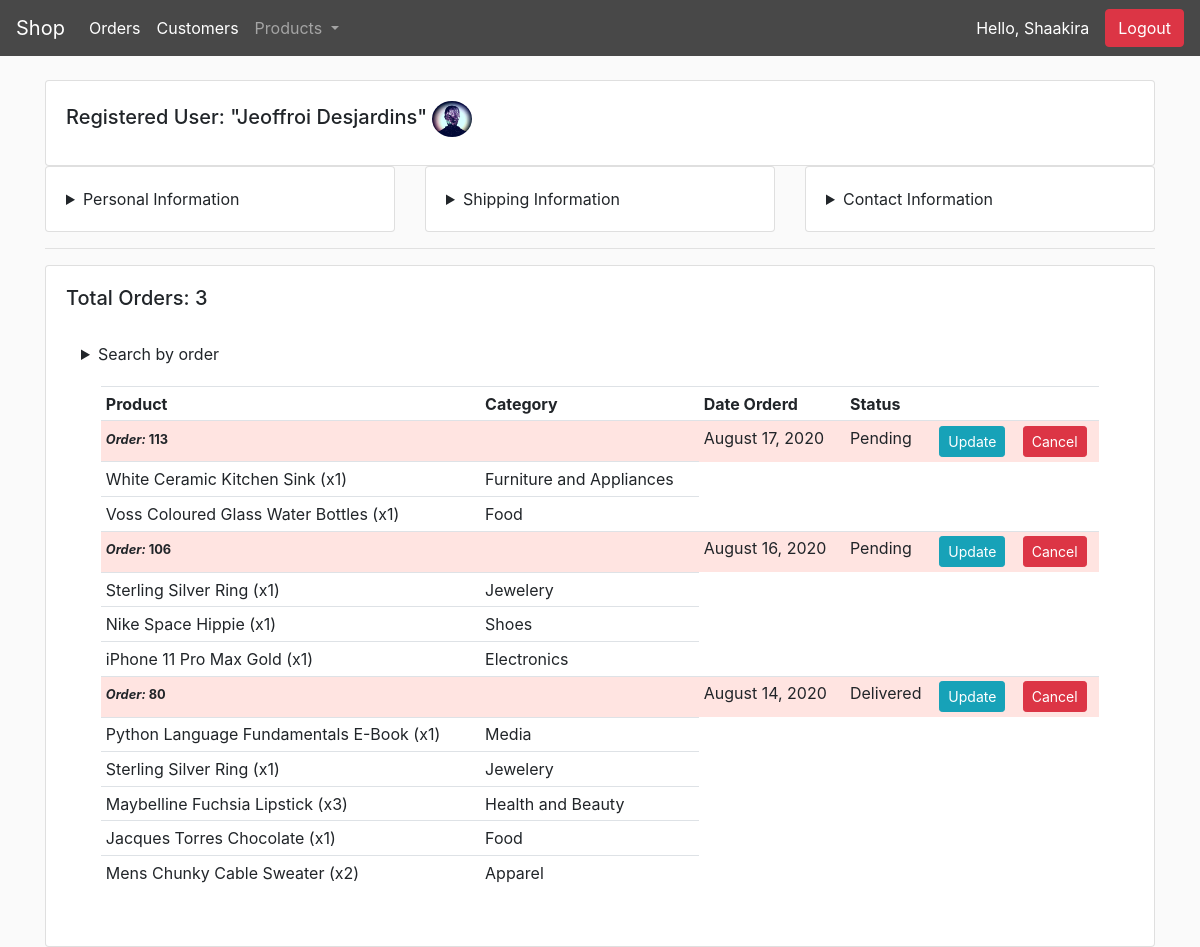
The app's page /staff/customers/registered/4/ (signed in) with its own data.
### store/models.py (models this page shows, shortened)
class Customer(models.Model):
	user = models.OneToOneField(User, null=True, blank=True, on_delete=models.CASCADE)
	first_name = models.CharField(max_length=200, null=True)
	last_name = models.CharField(max_length=200, null=True)
	is_user = models.BooleanField(default=False, null=True, blank=True)
	email = models.EmailField(max_length=254)
	phone = models.CharField(max_length=500, null=True)
	profile_pic = models.ImageField(null=True, blank=True)
	@property
	def imageURL(self):
		try:
			url = self.profile_pic.url
		except:
			url = '/static/images/avatar-placeholder.png'
		print('URL:', url)
		return url

class Order(models.Model):
	STATUS = (
		('Pending', 'Pending'),
		('Out for delivery', 'Out for delivery'),
		('Delivered', 'Delivered'),
		)
	customer = models.ForeignKey(Customer, on_delete=models.CASCADE, null=True, blank=True)
	date_ordered = models.DateTimeField(auto_now_add=True)
	complete = models.BooleanField(default=False)
	transaction_id = models.CharField(max_length=100, null=True)
	status = models.CharField(max_length=200, null=True, choices=STATUS)
	@property
	def get_orderItems(self):
		orderitems = self.orderitem_set.all()
		return orderitems

class OrderItem(models.Model):
	product = models.ForeignKey(Product, on_delete=models.CASCADE, null=True)
	order = models.ForeignKey(Order, on_delete=models.SET_NULL, null=True)
	quantity = models.IntegerField(default=0, null=True, blank=True)
	date_added = models.DateTimeField(auto_now_add=True)

class Product(models.Model):
	name = models.CharField(max_length=200)
	description = models.TextField()
	featured = models.ImageField(null=True)
	price = models.DecimalField(max_digits=100, decimal_places=2,null=True)
	digital = models.BooleanField(default=False,null=True, blank=True)
	date_created = models.DateTimeField(auto_now_add=True, null=True)
	category = models.ForeignKey(Category, null=True, blank=True, on_delete=models.SET_NULL, related_name="category")
	tag = models.ManyToManyField(Tag, blank=True, related_name="tags")
	in_cart = models.BooleanField(default=False,null=True, blank=True)
	in_fav = models.BooleanField(default=False,null=True, blank=True)
	def __str__(self):
		return self.name

class Category(models.Model):
	name = models.CharField(max_length=200)
	def __str__(self):
		return self.name

### staff/views.py (the view)
# urls.py: path('staff/customers/registered/<str:pk>/', views.registered_profile, name="registered-profile"),
@staff_member_required(login_url='staff:login')
def registered_profile(request, pk):
    user = User.objects.get(id=pk)
    customer = Customer.objects.get(user=user)
    try:
        orders = customer.order_set.filter(complete=True).order_by('-id')
        count = orders.count()
        address = ShippingAddress.objects.filter(customer=customer).last()
        filterOrderC = OrderFilterC(request.GET, queryset=orders)
        orders = filterOrderC.qs
    except:
        orders = {}
        count = 0
        address = {},
        filterOrderC = {}
        filterItem = {}
    context = {
        'user': user,
        'customer': customer,
        'count': count,
        'orders': orders,
        'address': address,
        'filterOrderC': filterOrderC
    }
    return render(request, 'staff/registered_profile.html', context)

### staff/templates/staff/registered_profile.html (shortened to what this page needs)
{% extends 'staff/layout.html' %}
{% load static %}
{% block body %}
    <div class="row">
        <div class="col-md-12">
            <div class="card card-body">
                <h5>Registered User: "{{ user.first_name }} {{ user.last_name }}"
                    <img style="width: 2em; border-radius: 50%; margin-right: 0.5em;" src="{{ user.customer.imageURL }}">
                </h5>
            </div>
        </div>
        <div class="col-md">
            <div class="card card-body">
                <details>
                    <summary>Personal Information</summary>
                </details>
            </div>
        </div>
        {% if count != 0 %}
            <div class="col-md">
                <div class="card card-body">
                    <details>
                        <summary>Shipping Information</summary>
                    </details>
                </div>
            </div>
        {% endif %}
        <div class="col-md">
            <div class="card card-body">
                <details>
                    <summary>Contact Information</summary>
                </details>
            </div>
        </div>
    </div>
    <hr>
    <div class="row">
        <div class="col-md-12">
            <div class="card card-body">
                <h5>Total Orders: {{ count }}</h5>
                {% if count != 0 %}
                    <br>
                    <div class="col">
                        <details>
                            <summary>Search by order</summary>
                        </details>
                    </div>
                    <div class="col-md">
                        <div style="border: none;" class="card card-body">
                            <table class="table table-sm">
                                <tr>
                                    <th>Product</th>
                                    <th>Category</th>
                                    <th>Date Orderd</th>
                                    <th>Status</th>
                                    <th></th>
                                    <th></th>
                                </tr>
                                {% for order in orders %}
                                    <tr style="background-color:#FFE4E1;">
                                        <td>
                                            <small>
                                                <strong>
                                                    <i>Order: </i>{{ order.id }}
                                                </strong>
                                            </small>
                                        </td>
                                        <td></td>
                                        <td>{{order.date_ordered|date:"F d, Y"}}</td>
                                        <td>{{order.status}}</td>
                                        <td><a class="btn btn-sm btn-info" href="{% url 'staff:update-order' order.id %}">Update</a></td>
                                        <td><a class="btn btn-sm btn-danger" href="{% url 'staff:delete-order' order.id %}">Cancel</a></td>
                                    </tr>
                                    {% for item in order.get_orderItems %}
                                        <tr>
                                            <td>{{item.product}} (x{{item.quantity}})</td>
                                            <td>{{item.product.category}}</td>
                                        </tr>
                                    {% endfor %}
                            {% endfor %}
                            </table>
                        </div>
                    </div>
                {% endif %}
            </div>
        </div>
    </div>
{% endblock %}

### staff/templates/staff/layout.html (shortened to what this page needs)
<!DOCTYPE html>
{% load static %}
<html>
    <head>
        <link rel="stylesheet" href="https://stackpath.bootstrapcdn.com/bootstrap/4.5.2/css/bootstrap.min.css">
        <link rel="stylesheet" type="text/css" href="{% static 'staff/css/staff_main.css' %}">
    </head>
    <body>
        <nav class="navbar sticky-top navbar-expand-lg navbar-dark bg-dark">
            <a class="navbar-brand" href="{% url 'store:index' %}">Shop</a>
            <div class="collapse navbar-collapse" id="navbarSupportedContent">
                <ul class="navbar-nav mr-auto">
                    <li class="nav-item active">
                        <a class="nav-link" href="{% url 'staff:index' %}">Orders<span class="sr-only">(current)</span></a>
                    </li>
                    <li class="nav-item active">
                        <a class="nav-link" href="{% url 'staff:customers' %}">Customers</a>
                    </li>
                    <li class="nav-item dropdown">
                        <a class="nav-link dropdown-toggle" href="#" id="navbarDropdown" role="button" data-toggle="dropdown" aria-haspopup="true" aria-expanded="false">
                          Products
                        </a>
                    </li>
                </ul>
            </div>
            {% if user.is_authenticated %}
                        <li style="list-style: none; color: white; padding-right: 1em;">Hello, {{ request.user.first_name }}</li>
                        <a class="btn btn-danger" style="color: white;" href="{% url 'staff:logout' %}">Logout</a>
                    {% endif %}
        </nav>
        <div class="container">
            <br>
            {% block body %}{% endblock %}
        </div>
    </body>
</html>

### staff/static/staff/css/staff_main.css (style rules this page uses)
body { background-color: hsl(0, 0%, 98%); box-sizing: border-box; padding: 0; }
.bg-dark { background-color: #484848!important; }
.active { opacity: 1; }

### records on screen
Order: id "113", date_ordered "August 17, 2020", status "Pending"
OrderItem: product "White Ceramic Kitchen Sink", quantity "1", product.category "Furniture and Appliances"
OrderItem: product "Voss Coloured Glass Water Bottles", quantity "1", product.category "Food"
Order: id "106", date_ordered "August 16, 2020", status "Pending"
OrderItem: product "Sterling Silver Ring", quantity "1", product.category "Jewelery"
OrderItem: product "Nike Space Hippie", quantity "1", product.category "Shoes"
OrderItem: product "iPhone 11 Pro Max Gold", quantity "1", product.category "Electronics"
Order: id "80", date_ordered "August 14, 2020", status "Delivered"
OrderItem: product "Python Language Fundamentals E-Book", quantity "1", product.category "Media"
OrderItem: product "Sterling Silver Ring", quantity "1", product.category "Jewelery"
OrderItem: product "Maybelline Fuchsia Lipstick", quantity "3", product.category "Health and Beauty"
OrderItem: product "Jacques Torres Chocolate", quantity "1", product.category "Food"
OrderItem: product "Mens Chunky Cable Sweater", quantity "2", product.category "Apparel"

### other values on screen
{{ request.user.first_name }} "Shaakira"
{{ user.first_name }} "Jeoffroi"
{{ user.last_name }} "Desjardins"
{{ count }} "3"
